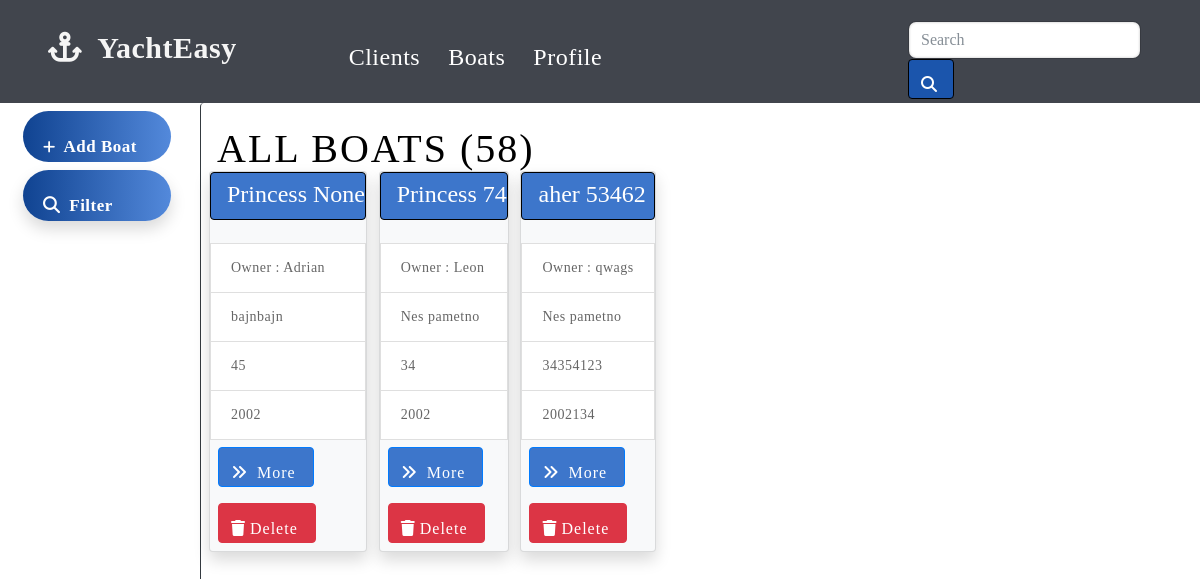
Before: /Leon/filterBoats2 with the older database file.
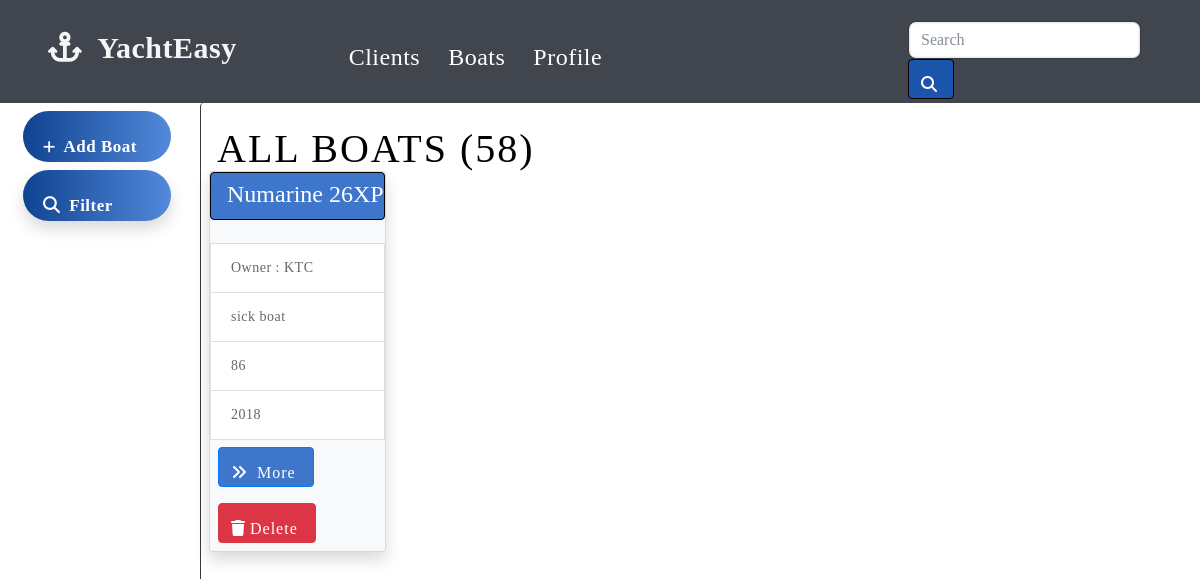
After: the same page with the newer database file.
### boats/models.py (models this page shows, shortened)
class Boat(models.Model):
    user = models.ForeignKey(User, on_delete= models.CASCADE, )
    owner = models.CharField(max_length = 200, null = True)
    brand = models.CharField(max_length= 200, null = True)
    model = models.CharField(max_length = 200, null = True, )
    size = models.IntegerField( null = True)
    year = models.IntegerField(null= True)
    engine = models.CharField(max_length= 200, null = True)
    engine_hours = models.IntegerField( null = True)
    equipment = models.CharField(max_length= 1000, null = True)
    price = models.CharField(max_length=200, null = True)
    location = models.CharField(max_length= 200, null = True)
    photo = CloudinaryField(folder = 'boats', null = True)
    description = models.CharField(max_length=2000, null = True)

### boats/views.py (the view)
# urls.py: path('<str:username>/filterBoats2', filterBoats2, name = "filterBoats2"),
def filterBoats2(request, username):
    user = User.objects.get(username = username)
    boats = Boat.objects.filter(user = user)
    if request.POST.get("owner"):
        owner = request.POST.get("owner")
        boats = boats.filter( owner__icontains = owner)
    if request.POST.get("brand"):
        brand = request.POST.get("brand")
        boats = boats.filter( brand__icontains = brand )
    if request.POST.get("model"):
        boat_name = request.POST.get("model")
        boats = boats.filter( model__icontains = boat_name)
    if request.POST.get("location"):
        location= request.POST.get("location")
        boats = boats.filter( location__icontains = location)
    if request.POST.get("engine"):
        engine = request.POST.get("engine")
        boats = boats.filter( engine__icontains = engine)
    if request.POST.get("equipment"):
        equipment = request.POST.get("equipment")
        boats = boats.filter( equipment__icontains = equipment)
    if request.POST.get("size_min") and request.POST.get("size_max"):
        size_min = request.POST.get("size_min")
        size_max = request.POST.get("size_max")
        boats = boats.filter(size__range = (size_min, size_max) )
    if request.POST.get("year_min") and request.POST.get("year_max"):
        year_min = request.POST.get("year_min")
        year_max = request.POST.get("year_max")
        boats = boats.filter(year__range = (year_min, year_max))
    if request.POST.get("engine_hours_min") and request.POST.get("engine_hours_max"):
        engine_hours_min = request.POST.get("engine_hours_min")
        engine_hours_max = request.POST.get("engine_hours_max")
        boats = boats.filter(engine_hours__range = (engine_hours_min, engine_hours_max))
    if request.POST.get("price_min") and request.POST.get("price_max"):
        price_min = request.POST.get("price_min")
        price_max = request.POST.get("price_max")
        boats = boats.filter(price__range = (price_min, price_max) )
    return render(request, 'filters/filtered_boats.html', { 'username': username, 'boats': boats})

### templates/filters/filtered_boats.html (shortened to what this page needs)
{% extends 'base.html' %}
{% block content %}
<div class="container-fluid" >
    <div class="row">
      <div class=" col-12 col-lg-2  pb-0 pr-2 left-side buttonsContainer " style = " border: 0px solid white">
        <a href="{% url 'addBoat' user.username %} " class="btn clientsBtn btn-animation-1  mt-2 col-4 col-lg-10 ml-2 font-weight-bold" style = "border:0px solid black !important;; font-size: 17px "> <span style = "font-size : 14px">  <i class="fas fa-plus mr-1" > </span></i>  Add Boat</a>
          <a href="{% url 'filterBoats' user.username %} " class="btn clientsBtn btn-animation-1 mt-2 col-4 col-lg-10 ml-2 shadow font-weight-bold justify-content-center" style = "border:0px solid black !important; font-size: 17px;font-size: 17px "> <i class="fas fa-search mr-1"></i> Filter </a>
        </div>
      <div class = " border-left  border-bottom border-dark col-12 col-lg-10 pt-0 pr-0 pl-0  rounded" id = "clientsDiv" style = "min-height: 1000px;">
        <div class= "row  col-12 mt-4 mb-0" >
          <h1 class= " ml-3 d-inline-flex  justify-content-center" style = "color:#000000; letter-spacing: 2px; border-radius: 12px;"> ALL BOATS (58) </h1>
        </div>
            {% if boats %}
            {% for boat in boats %}
                <div id = "client-card" class="card justify-content-center shadow d-inline-block  mb-2 ml-2 bg-light rounded" >
                  <div class="card-body p-0 rounded ">
                    <div class = "w-100 py-0 m-0 rounded" style = "background-color: #3d76cb;border: 1px solid black">
                      <h4 class="card-title ml-3 mt-2" >{{boat.brand }} {{boat.model }} </h4>
                    </div>
                    {% if boat.photo %}
                    <div >
                    </div>
                    {% endif %}
                      <li class="list-group-item"><p class="card-text">Owner : {{boat.owner}} </p></li>
                      <li class= "list-group-item"><p class= "card-text"> {{ boat.description }}</p></li>
                      <li class= "list-group-item"><p class= "card-text"> {{ boat.size }}</p></li>
                      <li class= "list-group-item"><p class= "card-text"> {{ boat.year }}</p></li>
                      <form  action="{% url 'boat_details' user.username boat.model  %}" method="post">
                        <button style = "height: 40px;overflow: hidden;font-size: 16px; background-color: #3d76cb; color: white; letter-spacing: 1px; " class = "btn btn-primary ml-2 my-2"> <i class="fas fa-angle-double-right mr-1" style = "margin-top: 4px"></i>  More  </button>
                      </form>
                    <form action = "{% url 'deleteBoat' user.username boat.model %}" method="post" >
                      <div class="ml-2 flex p-0" >
                      <button class="btn btn-danger mb-2 mt-2 " style = "height: 40px;overflow: hidden;font-size: 16px;  color: white; letter-spacing: 1px;"> <i class="fas fa-trash mr-1" style = "margin-top: 4px"></i>Delete </button>
                      </div>
                    </form>
                  </div>
                </div>
          {% endfor %}
          {% endif %}
      </div>
    </div>
  </div>
{% endblock %}

Changed rows visible on the page:
removed Boat: brand "Princess", model "None", owner "Adrian", description "bajnbajn", size "45", year "2002"
removed Boat: brand "Princess", model "74", owner "Leon", description "Nes pametno", size "34", year "2002"
removed Boat: brand "aher", model "53462", owner "qwags", description "Nes pametno", size "34354123", year "2002134"
added Boat: brand "Numarine", model "26XP", owner "KTC", description "sick boat", size "86", year "2018"
